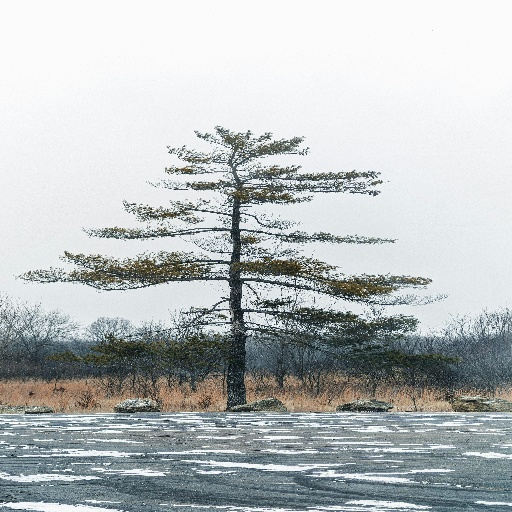
#> input picture temp_query.jpg, 512 x 512 px
$ python -i texture.py   (imports and definitions only)
#> lines starting #> are read from the running program, lines starting #| are printed output that depends on the picture; after the words box and inside, x2 and y2 are one past the last pixel; in counts of white or black regions, pixels touching at a corner belong together
### src/features/utils.py
import cv2
import numpy as np

def get_tree_mask(img: np.ndarray) -> np.ndarray:
    """
    Tạo mặt nạ (mask) để tách cây khỏi nền một cách thông minh.
    Hỗ trợ cả ảnh có nền đen (dataset chuẩn) và ảnh tự nhiên (Otsu adaptive).
    """
    gray = cv2.cvtColor(img, cv2.COLOR_BGR2GRAY)

    # Kiểm tra 4 góc ảnh để xem có phải nền đen không
    corners = [gray[0,0], gray[0,-1], gray[-1,0], gray[-1,-1]]
    if np.mean(corners) < 15:
        # Giả định nền đen: dùng Simple Threshold
        _, mask = cv2.threshold(gray, 1, 255, cv2.THRESH_BINARY)
    else:
        # Ảnh tự nhiên: Dùng Otsu
        blur = cv2.GaussianBlur(gray, (5, 5), 0)
        # Thông thường cây tối hơn nền trời
        _, mask = cv2.threshold(blur, 0, 255, cv2.THRESH_BINARY_INV + cv2.THRESH_OTSU)

        # Kiểm tra lại: nếu diện tích trắng chiếm đa số (>70%), có thể bị ngược
        if cv2.countNonZero(mask) > (mask.size * 0.7):
            mask = cv2.bitwise_not(mask)

    return mask

### src/features/texture.py
import cv2
import numpy as np
from skimage.feature import local_binary_pattern
from scipy.stats import entropy

def _calculate_lbp_coarseness(gray: np.ndarray, mask: np.ndarray) -> float:
    """
    Tính toán độ thô ráp / sần sùi (Coarseness) của tán lá bằng Local Binary Pattern (LBP).
    Qua đó phản ánh cách các lớp lá đan xen nhau tạo nên cấu trúc hạt (hạt to hay mịn màng).
    Giá trị variance của điểm LBP càng cao, kết cấu bề mặt cây càng xù xì, gồ ghề.
    """
    lbp = local_binary_pattern(gray, 8, 1, method='uniform')
    lbp_values = lbp[mask > 0]
    return np.var(lbp_values) / 10.0

def _calculate_contour_complexity(mask: np.ndarray) -> float:
    """
    Tính Độ phức tạp của viền cây (Contour Complexity).
    Bằng (Chu vi ^ 2) / (4 * Pi * Diện tích).
    Đại diện cho số lượng vết răng cưa (viền gai gốc) hay độ nhấp nhô của tán lá quanh viền cây.
    Giá trị phức tạp cao thường thấy ở cây dương xỉ hay thông, lởm chởm lá ở vùng ranh giới.
    """
    contours, _ = cv2.findContours(mask, cv2.RETR_EXTERNAL, cv2.CHAIN_APPROX_SIMPLE)
    if not contours:
        return 0.0
    cnt = max(contours, key=cv2.contourArea)
    area = cv2.contourArea(cnt)
    perimeter = cv2.arcLength(cnt, True)
    if area > 0:
        complexity = (perimeter ** 2) / (4 * np.pi * area)
        return min(10.0, complexity) / 10.0  # Chặn max 10 rồi chia 10 để normalize
    return 0.0

def _calculate_edge_density(gray: np.ndarray, mask: np.ndarray) -> float:
    """
    Tính mật độ cạnh cạnh viền bên trong tán lá (Edge Density).
    Dùng bộ quét cạnh Canny để dò tìm các đường nét cứng của kẽ lá lớn, cành đâm ngang, v.v...
    Tỉ lệ diện tích rìa/cạnh trên tổng diện tích vùng mask = Mật độ.
    """
    edges = cv2.Canny(gray, 100, 200)
    tree_edges = cv2.bitwise_and(edges, edges, mask=mask)
    edge_count = cv2.countNonZero(tree_edges)
    tree_area = cv2.countNonZero(mask)
    return edge_count / tree_area if tree_area > 0 else 0.0

def _calculate_texture_entropy(gray: np.ndarray, mask: np.ndarray) -> float:
    """
    Tính Entropy bề mặt (Texture Entropy).
    Dùng mức phân bổ histogram ánh sáng xám (grayscale) để đo mức độ hỗn loạn của chất liệu lá.
    Ảnh sắc nét nhiều chi tiết xám trắng xen kẽ nhau -> Entropy cao.
    Lá nhẵn thín đồng màu -> Entropy thấp cực đoan.
    """
    roi_gray = gray[mask > 0]
    hist, _ = np.histogram(roi_gray, bins=256, range=(0, 255), density=True)
    hist = hist[hist > 0]
    return entropy(hist, base=2) / 8.0

def extract_texture(img: np.ndarray) -> list[float]:
    """
    Trích xuất tổng cộng 4 đặc trưng Bề mặt (Texture Features) của tán lá.
    Sử dụng các thuật toán phân tích hoạ tiết như LBP (Local Binary Patterns) và Canny.

    Args:
        img (np.ndarray): Ảnh đầu vào chứa cây (định dạng BGR).

    Returns:
        list[float]: 4 giá trị đại diện cho [Độ LBP thô ráp, Phức tạp viền, Mật độ cạnh, Entropy].
    """
    gray = cv2.cvtColor(img, cv2.COLOR_BGR2GRAY)
    from .utils import get_tree_mask
    mask = get_tree_mask(img)

    if cv2.countNonZero(mask) == 0:
        return [0.0] * 4

    return [
        float(_calculate_lbp_coarseness(gray, mask)),
        float(_calculate_contour_complexity(mask)),
        float(_calculate_edge_density(gray, mask)),
        float(_calculate_texture_entropy(gray, mask))
    ]

>>> import cv2
>>> picture = cv2.imread('../../temp_query.jpg')
#> picture is the input picture: shape (512, 512, 3); mean B, G, R 188.9, 188, 183.1
>>> result = extract_texture(picture)
#> in extract_texture, `gray = cv2.cvtColor(img, cv2.COLOR_BGR2GRAY)`:
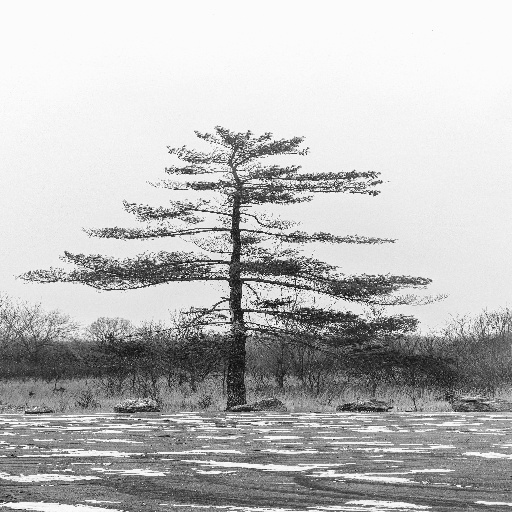
#> gray: shape (512, 512); min 5, max 255, mean 186.6
#> in get_tree_mask, `corners = [gray[0,0], gray[0,-1], gray[-1,0], gray[-1,-1]]`: corners = [251, 251, 123, 135]
#> in get_tree_mask, `blur = cv2.GaussianBlur(gray, (5, 5), 0)`:
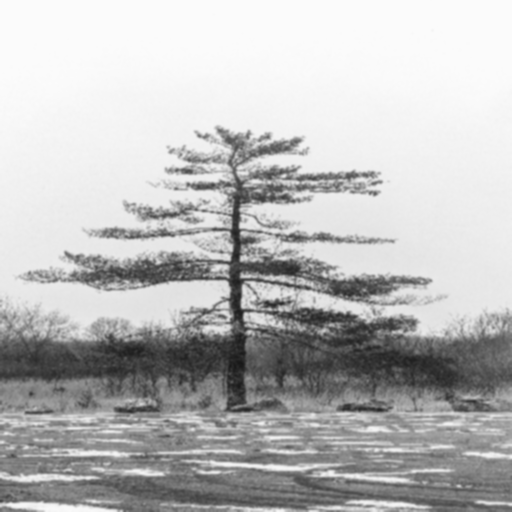
#> blur: shape (512, 512); min 23, max 251, mean 186.6
#> in get_tree_mask, `_, mask = cv2.threshold(blur, 0, 255, cv2.THRESH_BINARY_INV + cv2.THRE..`:
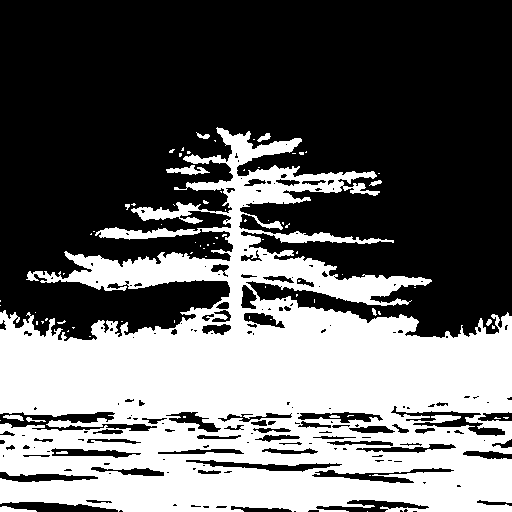
#> mask: shape (512, 512); 39.9% white; 78 white regions (65 under 20 px)
#> in _calculate_lbp_coarseness, `lbp = local_binary_pattern(gray, 8, 1, method='uniform')`:
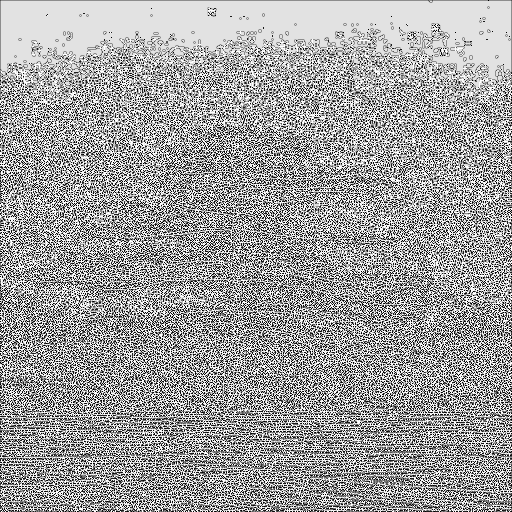
#> lbp: shape (512, 512) float64; min 0, max 9, mean 5.63; drawn with min black and max white
#> in _calculate_contour_complexity, `contours, _ = cv2.findContours(mask, cv2.RETR_EXTERNAL, cv2.CHAIN_APPR..`: contours = 70 contours, 62 with area under 20; largest, box (x1, y1, x2, y2) and area: (0, 127, 512, 512) 109806, (166, 165, 210, 175) 170, (0, 506, 37, 512) 91, (3, 415, 24, 421) 56, (257, 133, 271, 142) 47, (196, 132, 210, 139) 34, (369, 180, 382, 186) 29, (26, 417, 46, 422) 22
#> in _calculate_contour_complexity, `cnt = max(contours, key=cv2.contourArea)`: cnt = contour of 2997 points, box (x1, y1, x2, y2) (0, 127, 512, 512), area 109806
#> in _calculate_contour_complexity, `area = cv2.contourArea(cnt)`: area = 109806
#> in _calculate_contour_complexity, `perimeter = cv2.arcLength(cnt, True)`: perimeter = 7293.5
#> in _calculate_contour_complexity, `complexity = (perimeter ** 2) / (4 * np.pi * area)`: complexity = 38.55
#> in _calculate_edge_density, `edges = cv2.Canny(gray, 100, 200)`:
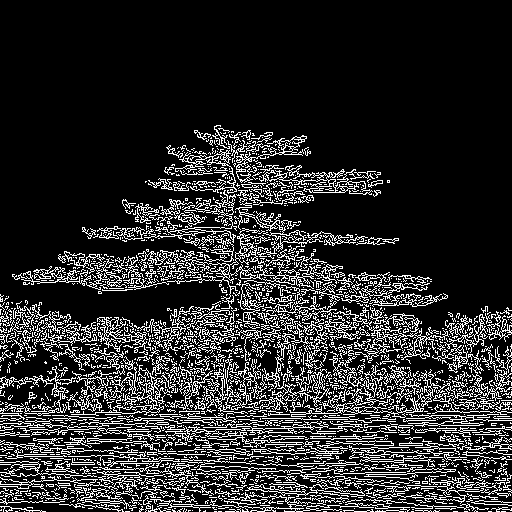
#> edges: shape (512, 512); 17.2% white in thin lines or dots, all inside (x1, y1, x2, y2) = (0, 125, 512, 512)
#> in _calculate_edge_density, `tree_edges = cv2.bitwise_and(edges, edges, mask=mask)`:
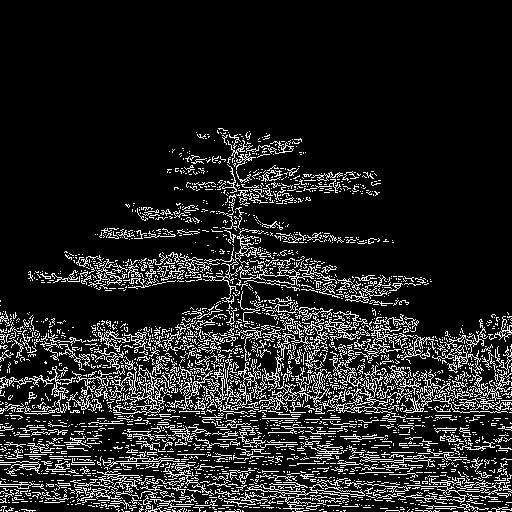
#> tree_edges: shape (512, 512); 13.3% white in thin lines or dots, all inside (x1, y1, x2, y2) = (0, 128, 512, 512)
#> in _calculate_edge_density, `edge_count = cv2.countNonZero(tree_edges)`: edge_count = 34771
#> in _calculate_edge_density, `tree_area = cv2.countNonZero(mask)`: tree_area = 104536
#> in _calculate_texture_entropy, `hist, _ = np.histogram(roi_gray, bins=256, range=(0, 255), density=True)`: hist = 256 values, max 0.00916 at index 133, min 0 at index 0, mean 0.00392
#> in _calculate_texture_entropy, `hist = hist[hist > 0]`: hist = 249 values, max 0.00916 at index 128, min 1.92e-05 at index 0, mean 0.00403
#> result = [1.11, 1, 0.333, 0.943]
